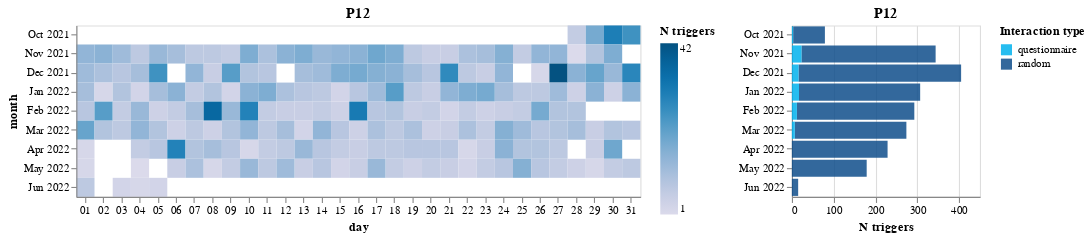

Notebook cell for this chart:
### Markdown cell above
### Usage plots per user

### Code cell
# p12
p12 = ale.get_usage(df=df_alexa, pid='P12')
p12 = p12[3:] # filter Alexa usage data from Oct (exlude single Sept day)
ale.plot_heatmap_daily(p12, 'P12') | ale.plot_monthly(p12, 'P12')

### Figure 1 — Vega-Lite specification as saved in the notebook (floating-point values rounded to 4 significant figures; data arrays with more than 128 entries replaced by an {"elided": "..."} marker saying what was removed)
{"config": {"view": {"continuousWidth": 400, "continuousHeight": 300}}, "hconcat": [{"mark": "rect", "encoding": {"color": {"aggregate": "sum", "field": "counts", "scale": {"scheme": "purpleblue"}, "title": "N triggers", "type": "quantitative"}, "x": {"field": "timeframe", "timeUnit": "date", "title": "day", "type": "ordinal"}, "y": {"field": "timeframe", "timeUnit": "yearmonth", "title": "month", "type": "ordinal"}}, "height": 155, "title": "P12", "width": 510}, {"mark": "bar", "encoding": {"color": {"field": "int_type", "legend": {"title": "Interaction type"}, "scale": {"range": ["rgba(0,178,238,0.85)", "rgba(16,78,139,0.85)"]}, "type": "nominal"}, "x": {"aggregate": "sum", "field": "counts", "title": "N triggers", "type": "quantitative"}, "y": {"field": "timeframe", "timeUnit": "yearmonth", "title": "", "type": "ordinal"}}, "height": 155, "title": "P12", "width": 170}], "data": {"name": "data-5e2edf68a6edc90886dd81203e7f4c14"}, "$schema": "https://vega.github.io/schema/vega-lite/v4.17.0.json", "datasets": {"data-5e2edf68a6edc90886dd81203e7f4c14": {"elided": "2125 records"}}}
